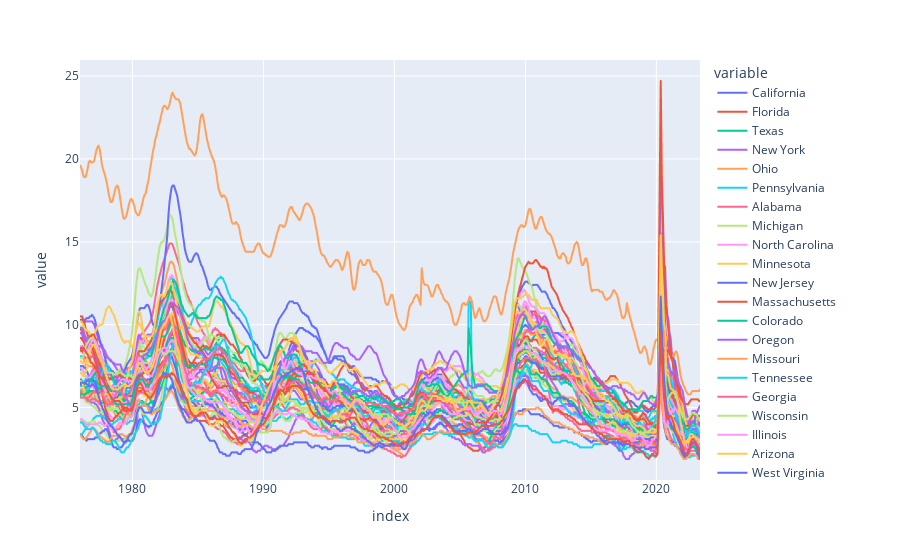

Notebook code cell kept with this figure:
### Code cell
#plot the data 
px.line(uemp_states)

### Figure 1 — Plotly figure (JSON) as saved in the notebook; plotly's stock layout.template omitted (floating-point values rounded to 4 significant figures; data arrays with more than 128 entries replaced by an {"elided": "..."} marker saying what was removed)
{"data": [{"hovertemplate": "variable=California<br>index=%{x}<br>value=%{y}<extra></extra>", "legendgroup": "California", "line": {"color": "#636efa", "dash": "solid"}, "marker": {"symbol": "circle"}, "mode": "lines", "name": "California", "showlegend": true, "type": "scattergl", "x": {"elided": "567 str values"}, "xaxis": "x", "y": {"elided": "567 float values"}, "yaxis": "y"}, {"hovertemplate": "variable=Florida<br>index=%{x}<br>value=%{y}<extra></extra>", "legendgroup": "Florida", "line": {"color": "#EF553B", "dash": "solid"}, "marker": {"symbol": "circle"}, "mode": "lines", "name": "Florida", "showlegend": true, "type": "scattergl", "x": {"elided": "567 str values"}, "xaxis": "x", "y": {"elided": "567 float values"}, "yaxis": "y"}, {"hovertemplate": "variable=Texas<br>index=%{x}<br>value=%{y}<extra></extra>", "legendgroup": "Texas", "line": {"color": "#00cc96", "dash": "solid"}, "marker": {"symbol": "circle"}, "mode": "lines", "name": "Texas", "showlegend": true, "type": "scattergl", "x": {"elided": "567 str values"}, "xaxis": "x", "y": {"elided": "567 float values"}, "yaxis": "y"}, {"hovertemplate": "variable=New York<br>index=%{x}<br>value=%{y}<extra></extra>", "legendgroup": "New York", "line": {"color": "#ab63fa", "dash": "solid"}, "marker": {"symbol": "circle"}, "mode": "lines", "name": "New York", "showlegend": true, "type": "scattergl", "x": {"elided": "567 str values"}, "xaxis": "x", "y": {"elided": "567 float values"}, "yaxis": "y"}, {"hovertemplate": "variable=Ohio<br>index=%{x}<br>value=%{y}<extra></extra>", "legendgroup": "Ohio", "line": {"color": "#FFA15A", "dash": "solid"}, "marker": {"symbol": "circle"}, "mode": "lines", "name": "Ohio", "showlegend": true, "type": "scattergl", "x": {"elided": "567 str values"}, "xaxis": "x", "y": {"elided": "567 float values"}, "yaxis": "y"}, {"hovertemplate": "variable=Pennsylvania<br>index=%{x}<br>value=%{y}<extra></extra>", "legendgroup": "Pennsylvania", "line": {"color": "#19d3f3", "dash": "solid"}, "marker": {"symbol": "circle"}, "mode": "lines", "name": "Pennsylvania", "showlegend": true, "type": "scattergl", "x": {"elided": "567 str values"}, "xaxis": "x", "y": {"elided": "567 float values"}, "yaxis": "y"}, {"hovertemplate": "variable=Alabama<br>index=%{x}<br>value=%{y}<extra></extra>", "legendgroup": "Alabama", "line": {"color": "#FF6692", "dash": "solid"}, "marker": {"symbol": "circle"}, "mode": "lines", "name": "Alabama", "showlegend": true, "type": "scattergl", "x": {"elided": "567 str values"}, "xaxis": "x", "y": {"elided": "567 float values"}, "yaxis": "y"}, {"hovertemplate": "variable=Michigan<br>index=%{x}<br>value=%{y}<extra></extra>", "legendgroup": "Michigan", "line": {"color": "#B6E880", "dash": "solid"}, "marker": {"symbol": "circle"}, "mode": "lines", "name": "Michigan", "showlegend": true, "type": "scattergl", "x": {"elided": "567 str values"}, "xaxis": "x", "y": {"elided": "567 float values"}, "yaxis": "y"}, {"hovertemplate": "variable=North Carolina<br>index=%{x}<br>value=%{y}<extra></extra>", "legendgroup": "North Carolina", "line": {"color": "#FF97FF", "dash": "solid"}, "marker": {"symbol": "circle"}, "mode": "lines", "name": "North Carolina", "showlegend": true, "type": "scattergl", "x": {"elided": "567 str values"}, "xaxis": "x", "y": {"elided": "567 float values"}, "yaxis": "y"}, {"hovertemplate": "variable=Minnesota<br>index=%{x}<br>value=%{y}<extra></extra>", "legendgroup": "Minnesota", "line": {"color": "#FECB52", "dash": "solid"}, "marker": {"symbol": "circle"}, "mode": "lines", "name": "Minnesota", "showlegend": true, "type": "scattergl", "x": {"elided": "567 str values"}, "xaxis": "x", "y": {"elided": "567 float values"}, "yaxis": "y"}, {"hovertemplate": "variable=New Jersey<br>index=%{x}<br>value=%{y}<extra></extra>", "legendgroup": "New Jersey", "line": {"color": "#636efa", "dash": "solid"}, "marker": {"symbol": "circle"}, "mode": "lines", "name": "New Jersey", "showlegend": true, "type": "scattergl", "x": {"elided": "567 str values"}, "xaxis": "x", "y": {"elided": "567 float values"}, "yaxis": "y"}, {"hovertemplate": "variable=Massachusetts<br>index=%{x}<br>value=%{y}<extra></extra>", "legendgroup": "Massachusetts", "line": {"color": "#EF553B", "dash": "solid"}, "marker": {"symbol": "circle"}, "mode": "lines", "name": "Massachusetts", "showlegend": true, "type": "scattergl", "x": {"elided": "567 str values"}, "xaxis": "x", "y": {"elided": "567 float values"}, "yaxis": "y"}, {"hovertemplate": "variable=Colorado<br>index=%{x}<br>value=%{y}<extra></extra>", "legendgroup": "Colorado", "line": {"color": "#00cc96", "dash": "solid"}, "marker": {"symbol": "circle"}, "mode": "lines", "name": "Colorado", "showlegend": true, "type": "scattergl", "x": {"elided": "567 str values"}, "xaxis": "x", "y": {"elided": "567 float values"}, "yaxis": "y"}, {"hovertemplate": "variable=Oregon<br>index=%{x}<br>value=%{y}<extra></extra>", "legendgroup": "Oregon", "line": {"color": "#ab63fa", "dash": "solid"}, "marker": {"symbol": "circle"}, "mode": "lines", "name": "Oregon", "showlegend": true, "type": "scattergl", "x": {"elided": "567 str values"}, "xaxis": "x", "y": {"elided": "567 float values"}, "yaxis": "y"}, {"hovertemplate": "variable=Missouri<br>index=%{x}<br>value=%{y}<extra></extra>", "legendgroup": "Missouri", "line": {"color": "#FFA15A", "dash": "solid"}, "marker": {"symbol": "circle"}, "mode": "lines", "name": "Missouri", "showlegend": true, "type": "scattergl", "x": {"elided": "567 str values"}, "xaxis": "x", "y": {"elided": "567 float values"}, "yaxis": "y"}, {"hovertemplate": "variable=Tennessee<br>index=%{x}<br>value=%{y}<extra></extra>", "legendgroup": "Tennessee", "line": {"color": "#19d3f3", "dash": "solid"}, "marker": {"symbol": "circle"}, "mode": "lines", "name": "Tennessee", "showlegend": true, "type": "scattergl", "x": {"elided": "567 str values"}, "xaxis": "x", "y": {"elided": "567 float values"}, "yaxis": "y"}, {"hovertemplate": "variable=Georgia<br>index=%{x}<br>value=%{y}<extra></extra>", "legendgroup": "Georgia", "line": {"color": "#FF6692", "dash": "solid"}, "marker": {"symbol": "circle"}, "mode": "lines", "name": "Georgia", "showlegend": true, "type": "scattergl", "x": {"elided": "567 str values"}, "xaxis": "x", "y": {"elided": "567 float values"}, "yaxis": "y"}, {"hovertemplate": "variable=Wisconsin<br>index=%{x}<br>value=%{y}<extra></extra>", "legendgroup": "Wisconsin", "line": {"color": "#B6E880", "dash": "solid"}, "marker": {"symbol": "circle"}, "mode": "lines", "name": "Wisconsin", "showlegend": true, "type": "scattergl", "x": {"elided": "567 str values"}, "xaxis": "x", "y": {"elided": "567 float values"}, "yaxis": "y"}, {"hovertemplate": "variable=Illinois<br>index=%{x}<br>value=%{y}<extra></extra>", "legendgroup": "Illinois", "line": {"color": "#FF97FF", "dash": "solid"}, "marker": {"symbol": "circle"}, "mode": "lines", "name": "Illinois", "showlegend": true, "type": "scattergl", "x": {"elided": "567 str values"}, "xaxis": "x", "y": {"elided": "567 float values"}, "yaxis": "y"}, {"hovertemplate": "variable=Arizona<br>index=%{x}<br>value=%{y}<extra></extra>", "legendgroup": "Arizona", "line": {"color": "#FECB52", "dash": "solid"}, "marker": {"symbol": "circle"}, "mode": "lines", "name": "Arizona", "showlegend": true, "type": "scattergl", "x": {"elided": "567 str values"}, "xaxis": "x", "y": {"elided": "567 float values"}, "yaxis": "y"}, {"hovertemplate": "variable=West Virginia<br>index=%{x}<br>value=%{y}<extra></extra>", "legendgroup": "West Virginia", "line": {"color": "#636efa", "dash": "solid"}, "marker": {"symbol": "circle"}, "mode": "lines", "name": "West Virginia", "showlegend": true, "type": "scattergl", "x": {"elided": "567 str values"}, "xaxis": "x", "y": {"elided": "567 float values"}, "yaxis": "y"}, {"hovertemplate": "variable=New Mexico<br>index=%{x}<br>value=%{y}<extra></extra>", "legendgroup": "New Mexico", "line": {"color": "#EF553B", "dash": "solid"}, "marker": {"symbol": "circle"}, "mode": "lines", "name": "New Mexico", "showlegend": true, "type": "scattergl", "x": {"elided": "567 str values"}, "xaxis": "x", "y": {"elided": "567 float values"}, "yaxis": "y"}, {"hovertemplate": "variable=Arkansas<br>index=%{x}<br>value=%{y}<extra></extra>", "legendgroup": "Arkansas", "line": {"color": "#00cc96", "dash": "solid"}, "marker": {"symbol": "circle"}, "mode": "lines", "name": "Arkansas", "showlegend": true, "type": "scattergl", "x": {"elided": "567 str values"}, "xaxis": "x", "y": {"elided": "567 float values"}, "yaxis": "y"}, {"hovertemplate": "variable=Oklahoma<br>index=%{x}<br>value=%{y}<extra></extra>", "legendgroup": "Oklahoma", "line": {"color": "#ab63fa", "dash": "solid"}, "marker": {"symbol": "circle"}, "mode": "lines", "name": "Oklahoma", "showlegend": true, "type": "scattergl", "x": {"elided": "567 str values"}, "xaxis": "x", "y": {"elided": "567 float values"}, "yaxis": "y"}, {"hovertemplate": "variable=Virginia<br>index=%{x}<br>value=%{y}<extra></extra>", "legendgroup": "Virginia", "line": {"color": "#FFA15A", "dash": "solid"}, "marker": {"symbol": "circle"}, "mode": "lines", "name": "Virginia", "showlegend": true, "type": "scattergl", "x": {"elided": "567 str values"}, "xaxis": "x", "y": {"elided": "567 float values"}, "yaxis": "y"}, {"hovertemplate": "variable=Louisiana<br>index=%{x}<br>value=%{y}<extra></extra>", "legendgroup": "Louisiana", "line": {"color": "#19d3f3", "dash": "solid"}, "marker": {"symbol": "circle"}, "mode": "lines", "name": "Louisiana", "showlegend": true, "type": "scattergl", "x": {"elided": "567 str values"}, "xaxis": "x", "y": {"elided": "567 float values"}, "yaxis": "y"}, {"hovertemplate": "variable=Connecticut<br>index=%{x}<br>value=%{y}<extra></extra>", "legendgroup": "Connecticut", "line": {"color": "#FF6692", "dash": "solid"}, "marker": {"symbol": "circle"}, "mode": "lines", "name": "Connecticut", "showlegend": true, "type": "scattergl", "x": {"elided": "567 str values"}, "xaxis": "x", "y": {"elided": "567 float values"}, "yaxis": "y"}, {"hovertemplate": "variable=Kentucky<br>index=%{x}<br>value=%{y}<extra></extra>", "legendgroup": "Kentucky", "line": {"color": "#B6E880", "dash": "solid"}, "marker": {"symbol": "circle"}, "mode": "lines", "name": "Kentucky", "showlegend": true, "type": "scattergl", "x": {"elided": "567 str values"}, "xaxis": "x", "y": {"elided": "567 float values"}, "yaxis": "y"}, {"hovertemplate": "variable=South Carolina<br>index=%{x}<br>value=%{y}<extra></extra>", "legendgroup": "South Carolina", "line": {"color": "#FF97FF", "dash": "solid"}, "marker": {"symbol": "circle"}, "mode": "lines", "name": "South Carolina", "showlegend": true, "type": "scattergl", "x": {"elided": "567 str values"}, "xaxis": "x", "y": {"elided": "567 float values"}, "yaxis": "y"}, {"hovertemplate": "variable=Alaska<br>index=%{x}<br>value=%{y}<extra></extra>", "legendgroup": "Alaska", "line": {"color": "#FECB52", "dash": "solid"}, "marker": {"symbol": "circle"}, "mode": "lines", "name": "Alaska", "showlegend": true, "type": "scattergl", "x": {"elided": "567 str values"}, "xaxis": "x", "y": {"elided": "567 float values"}, "yaxis": "y"}, {"hovertemplate": "variable=Maryland<br>index=%{x}<br>value=%{y}<extra></extra>", "legendgroup": "Maryland", "line": {"color": "#636efa", "dash": "solid"}, "marker": {"symbol": "circle"}, "mode": "lines", "name": "Maryland", "showlegend": true, "type": "scattergl", "x": {"elided": "567 str values"}, "xaxis": "x", "y": {"elided": "567 float values"}, "yaxis": "y"}, {"hovertemplate": "variable=Washington<br>index=%{x}<br>value=%{y}<extra></extra>", "legendgroup": "Washington", "line": {"color": "#EF553B", "dash": "solid"}, "marker": {"symbol": "circle"}, "mode": "lines", "name": "Washington", "showlegend": true, "type": "scattergl", "x": {"elided": "567 str values"}, "xaxis": "x", "y": {"elided": "567 float values"}, "yaxis": "y"}, {"hovertemplate": "variable=Mississippi<br>index=%{x}<br>value=%{y}<extra></extra>", "legendgroup": "Mississippi", "line": {"color": "#00cc96", "dash": "solid"}, "marker": {"symbol": "circle"}, "mode": "lines", "name": "Mississippi", "showlegend": true, "type": "scattergl", "x": {"elided": "567 str values"}, "xaxis": "x", "y": {"elided": "567 float values"}, "yaxis": "y"}, {"hovertemplate": "variable=Hawaii<br>index=%{x}<br>value=%{y}<extra></extra>", "legendgroup": "Hawaii", "line": {"color": "#ab63fa", "dash": "solid"}, "marker": {"symbol": "circle"}, "mode": "lines", "name": "Hawaii", "showlegend": true, "type": "scattergl", "x": {"elided": "567 str values"}, "xaxis": "x", "y": {"elided": "567 float values"}, "yaxis": "y"}, {"hovertemplate": "variable=Puerto Rico<br>index=%{x}<br>value=%{y}<extra></extra>", "legendgroup": "Puerto Rico", "line": {"color": "#FFA15A", "dash": "solid"}, "marker": {"symbol": "circle"}, "mode": "lines", "name": "Puerto Rico", "showlegend": true, "type": "scattergl", "x": {"elided": "567 str values"}, "xaxis": "x", "y": {"elided": "567 float values"}, "yaxis": "y"}, {"hovertemplate": "variable=North Dakota<br>index=%{x}<br>value=%{y}<extra></extra>", "legendgroup": "North Dakota", "line": {"color": "#19d3f3", "dash": "solid"}, "marker": {"symbol": "circle"}, "mode": "lines", "name": "North Dakota", "showlegend": true, "type": "scattergl", "x": {"elided": "567 str values"}, "xaxis": "x", "y": {"elided": "567 float values"}, "yaxis": "y"}, {"hovertemplate": "variable=Utah<br>index=%{x}<br>value=%{y}<extra></extra>", "legendgroup": "Utah", "line": {"color": "#FF6692", "dash": "solid"}, "marker": {"symbol": "circle"}, "mode": "lines", "name": "Utah", "showlegend": true, "type": "scattergl", "x": {"elided": "567 str values"}, "xaxis": "x", "y": {"elided": "567 float values"}, "yaxis": "y"}, {"hovertemplate": "variable=Kansas<br>index=%{x}<br>value=%{y}<extra></extra>", "legendgroup": "Kansas", "line": {"color": "#B6E880", "dash": "solid"}, "marker": {"symbol": "circle"}, "mode": "lines", "name": "Kansas", "showlegend": true, "type": "scattergl", "x": {"elided": "567 str values"}, "xaxis": "x", "y": {"elided": "567 float values"}, "yaxis": "y"}, {"hovertemplate": "variable=Iowa<br>index=%{x}<br>value=%{y}<extra></extra>", "legendgroup": "Iowa", "line": {"color": "#FF97FF", "dash": "solid"}, "marker": {"symbol": "circle"}, "mode": "lines", "name": "Iowa", "showlegend": true, "type": "scattergl", "x": {"elided": "567 str values"}, "xaxis": "x", "y": {"elided": "567 float values"}, "yaxis": "y"}, {"hovertemplate": "variable=Indiana<br>index=%{x}<br>value=%{y}<extra></extra>", "legendgroup": "Indiana", "line": {"color": "#FECB52", "dash": "solid"}, "marker": {"symbol": "circle"}, "mode": "lines", "name": "Indiana", "showlegend": true, "type": "scattergl", "x": {"elided": "567 str values"}, "xaxis": "x", "y": {"elided": "567 float values"}, "yaxis": "y"}, {"hovertemplate": "variable=Nebraska<br>index=%{x}<br>value=%{y}<extra></extra>", "legendgroup": "Nebraska", "line": {"color": "#636efa", "dash": "solid"}, "marker": {"symbol": "circle"}, "mode": "lines", "name": "Nebraska", "showlegend": true, "type": "scattergl", "x": {"elided": "567 str values"}, "xaxis": "x", "y": {"elided": "567 float values"}, "yaxis": "y"}, {"hovertemplate": "variable=Nevada<br>index=%{x}<br>value=%{y}<extra></extra>", "legendgroup": "Nevada", "line": {"color": "#EF553B", "dash": "solid"}, "marker": {"symbol": "circle"}, "mode": "lines", "name": "Nevada", "showlegend": true, "type": "scattergl", "x": {"elided": "567 str values"}, "xaxis": "x", "y": {"elided": "567 float values"}, "yaxis": "y"}, {"hovertemplate": "variable=Montana<br>index=%{x}<br>value=%{y}<extra></extra>", "legendgroup": "Montana", "line": {"color": "#00cc96", "dash": "solid"}, "marker": {"symbol": "circle"}, "mode": "lines", "name": "Montana", "showlegend": true, "type": "scattergl", "x": {"elided": "567 str values"}, "xaxis": "x", "y": {"elided": "567 float values"}, "yaxis": "y"}, {"hovertemplate": "variable=the District of Columbia<br>index=%{x}<br>value=%{y}<extra></extra>", "legendgroup": "the District of Columbia", "line": {"color": "#ab63fa", "dash": "solid"}, "marker": {"symbol": "circle"}, "mode": "lines", "name": "the District of Columbia", "showlegend": true, "type": "scattergl", "x": {"elided": "567 str values"}, "xaxis": "x", "y": {"elided": "567 float values"}, "yaxis": "y"}, {"hovertemplate": "variable=South Dakota<br>index=%{x}<br>value=%{y}<extra></extra>", "legendgroup": "South Dakota", "line": {"color": "#FFA15A", "dash": "solid"}, "marker": {"symbol": "circle"}, "mode": "lines", "name": "South Dakota", "showlegend": true, "type": "scattergl", "x": {"elided": "567 str values"}, "xaxis": "x", "y": {"elided": "567 float values"}, "yaxis": "y"}, {"hovertemplate": "variable=Wyoming<br>index=%{x}<br>value=%{y}<extra></extra>", "legendgroup": "Wyoming", "line": {"color": "#19d3f3", "dash": "solid"}, "marker": {"symbol": "circle"}, "mode": "lines", "name": "Wyoming", "showlegend": true, "type": "scattergl", "x": {"elided": "567 str values"}, "xaxis": "x", "y": {"elided": "567 float values"}, "yaxis": "y"}, {"hovertemplate": "variable=Idaho<br>index=%{x}<br>value=%{y}<extra></extra>", "legendgroup": "Idaho", "line": {"color": "#FF6692", "dash": "solid"}, "marker": {"symbol": "circle"}, "mode": "lines", "name": "Idaho", "showlegend": true, "type": "scattergl", "x": {"elided": "567 str values"}, "xaxis": "x", "y": {"elided": "567 float values"}, "yaxis": "y"}, {"hovertemplate": "variable=Delaware<br>index=%{x}<br>value=%{y}<extra></extra>", "legendgroup": "Delaware", "line": {"color": "#B6E880", "dash": "solid"}, "marker": {"symbol": "circle"}, "mode": "lines", "name": "Delaware", "showlegend": true, "type": "scattergl", "x": {"elided": "567 str values"}, "xaxis": "x", "y": {"elided": "567 float values"}, "yaxis": "y"}, {"hovertemplate": "variable=Maine<br>index=%{x}<br>value=%{y}<extra></extra>", "legendgroup": "Maine", "line": {"color": "#FF97FF", "dash": "solid"}, "marker": {"symbol": "circle"}, "mode": "lines", "name": "Maine", "showlegend": true, "type": "scattergl", "x": {"elided": "567 str values"}, "xaxis": "x", "y": {"elided": "567 float values"}, "yaxis": "y"}, {"hovertemplate": "variable=Rhode Island<br>index=%{x}<br>value=%{y}<extra></extra>", "legendgroup": "Rhode Island", "line": {"color": "#FECB52", "dash": "solid"}, "marker": {"symbol": "circle"}, "mode": "lines", "name": "Rhode Island", "showlegend": true, "type": "scattergl", "x": {"elided": "567 str values"}, "xaxis": "x", "y": {"elided": "567 float values"}, "yaxis": "y"}, {"hovertemplate": "variable=New Hampshire<br>index=%{x}<br>value=%{y}<extra></extra>", "legendgroup": "New Hampshire", "line": {"color": "#636efa", "dash": "solid"}, "marker": {"symbol": "circle"}, "mode": "lines", "name": "New Hampshire", "showlegend": true, "type": "scattergl", "x": {"elided": "567 str values"}, "xaxis": "x", "y": {"elided": "567 float values"}, "yaxis": "y"}, {"hovertemplate": "variable=Vermont<br>index=%{x}<br>value=%{y}<extra></extra>", "legendgroup": "Vermont", "line": {"color": "#EF553B", "dash": "solid"}, "marker": {"symbol": "circle"}, "mode": "lines", "name": "Vermont", "showlegend": true, "type": "scattergl", "x": {"elided": "567 str values"}, "xaxis": "x", "y": {"elided": "567 float values"}, "yaxis": "y"}], "layout": {"legend": {"title": {"text": "variable"}, "tracegroupgap": 0}, "margin": {"t": 60}, "xaxis": {"anchor": "y", "domain": [0, 1], "title": {"text": "index"}}, "yaxis": {"anchor": "x", "domain": [0, 1], "title": {"text": "value"}}}}
